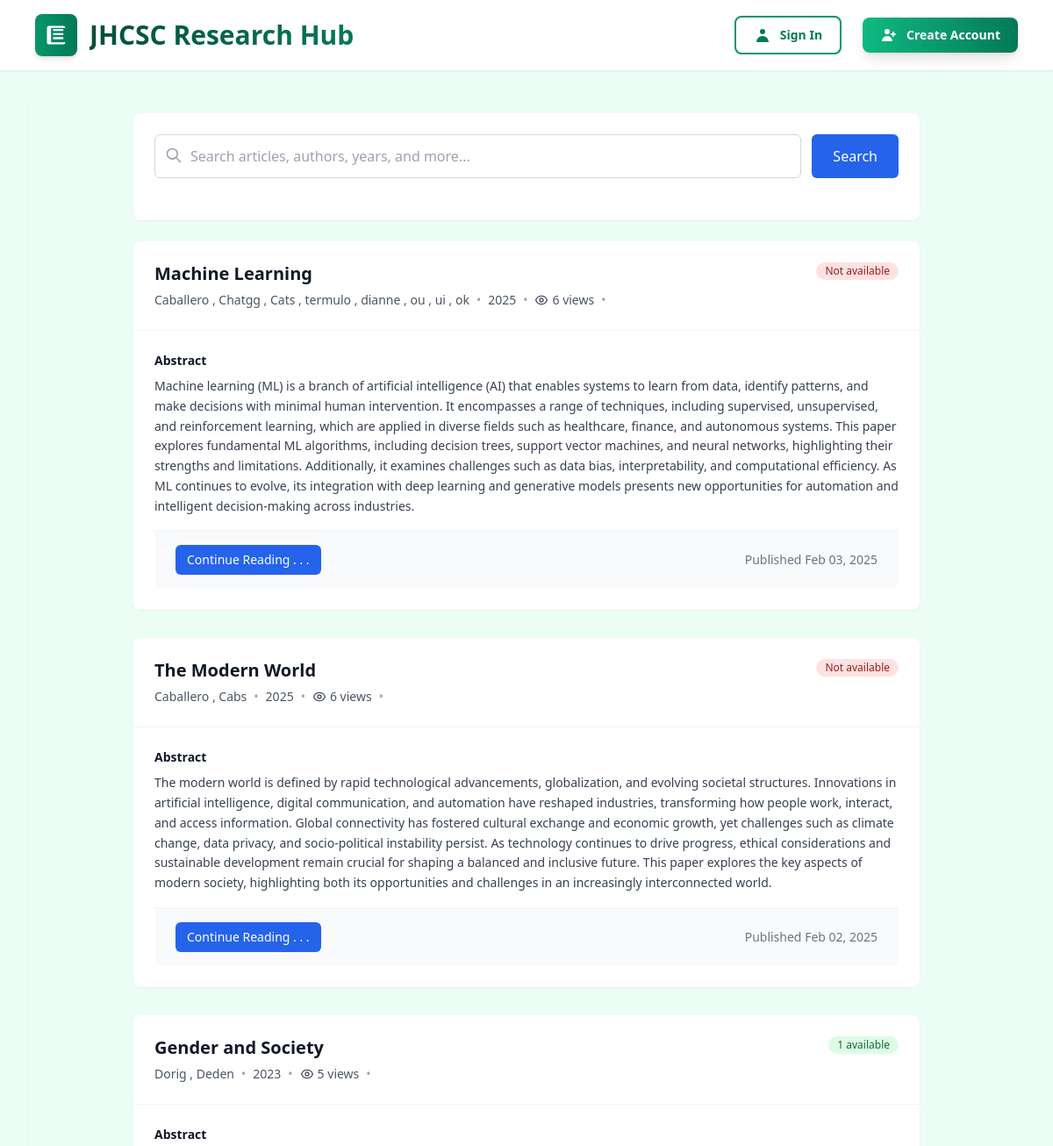
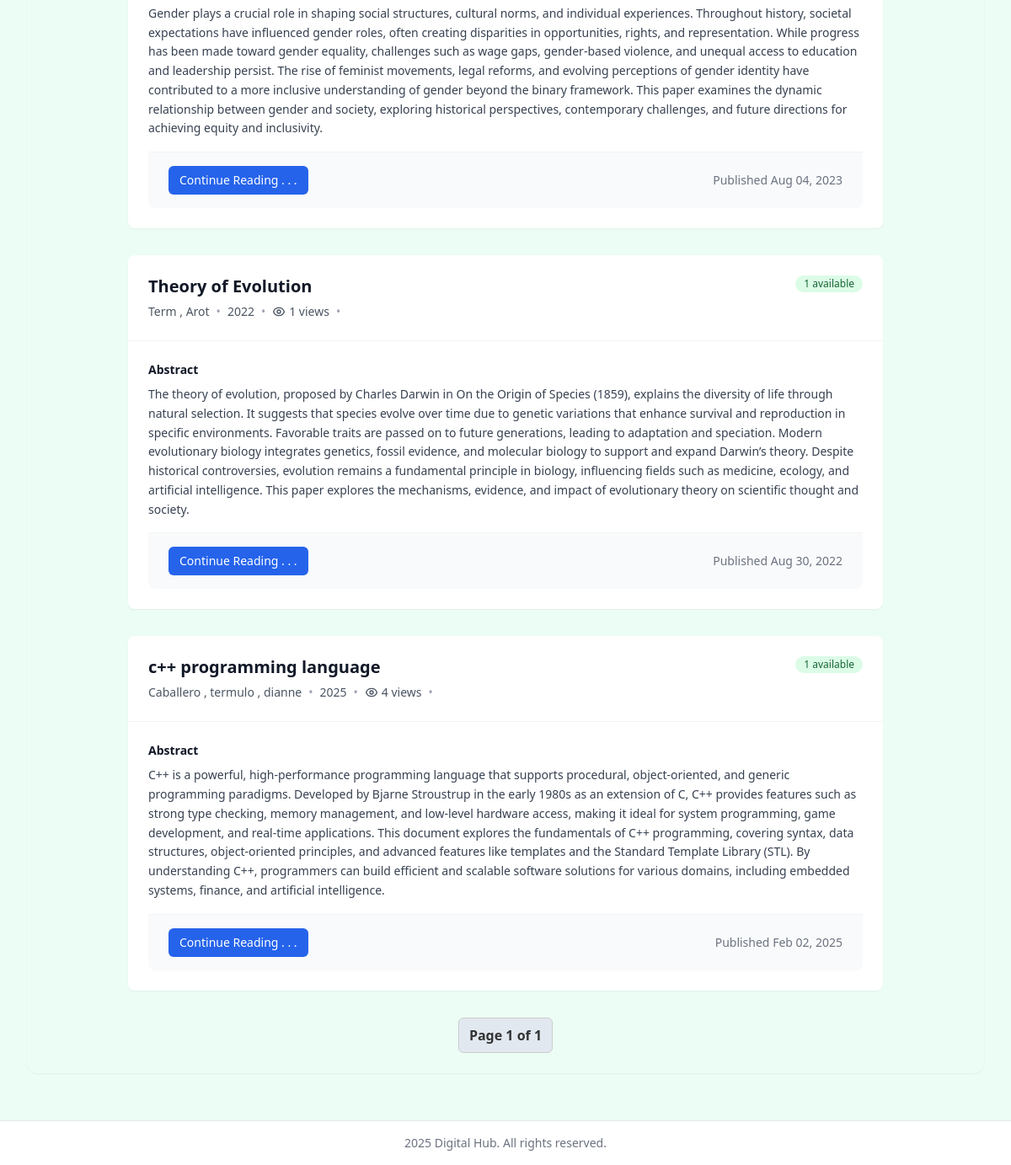
The app's page /, older data (2 pictures, top to bottom).
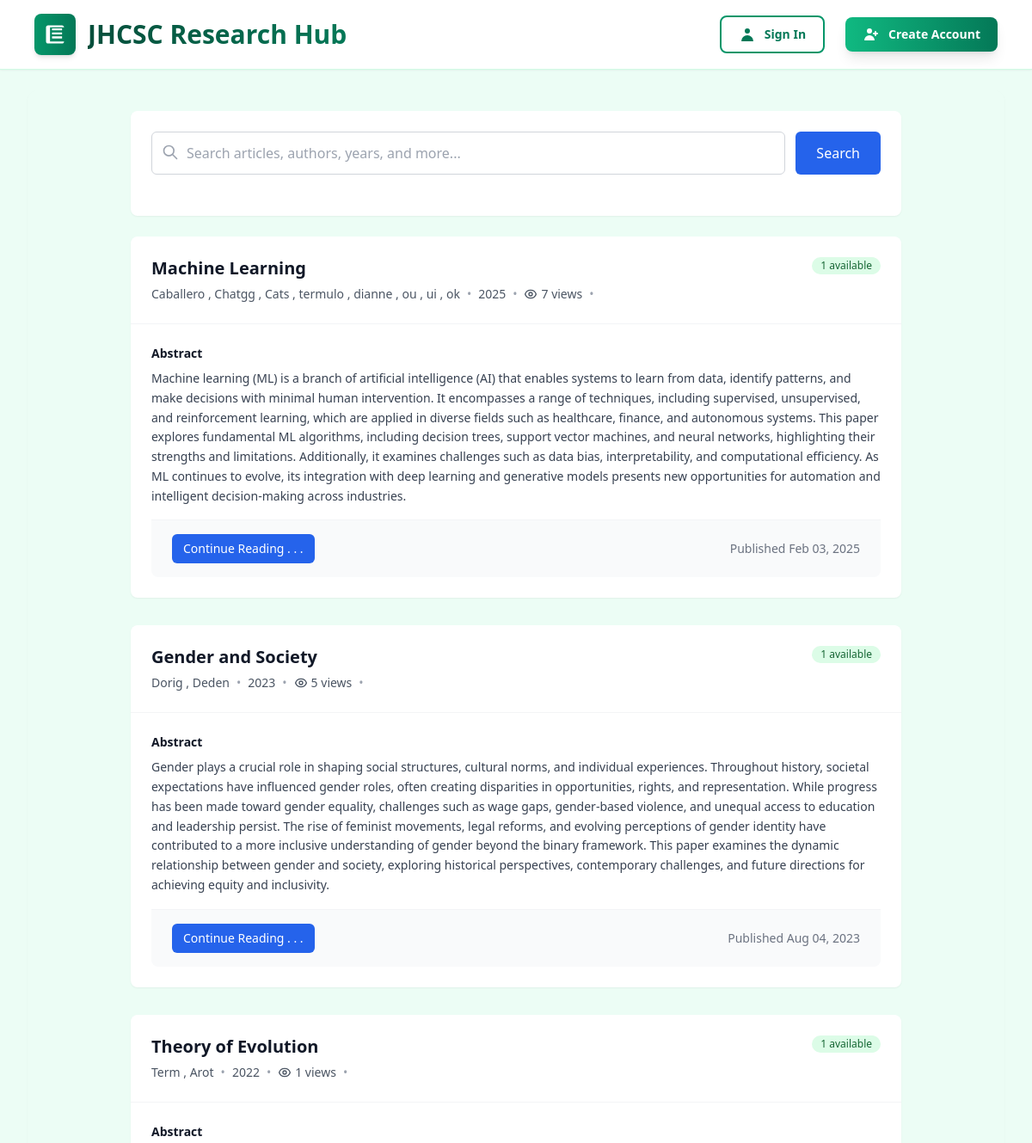
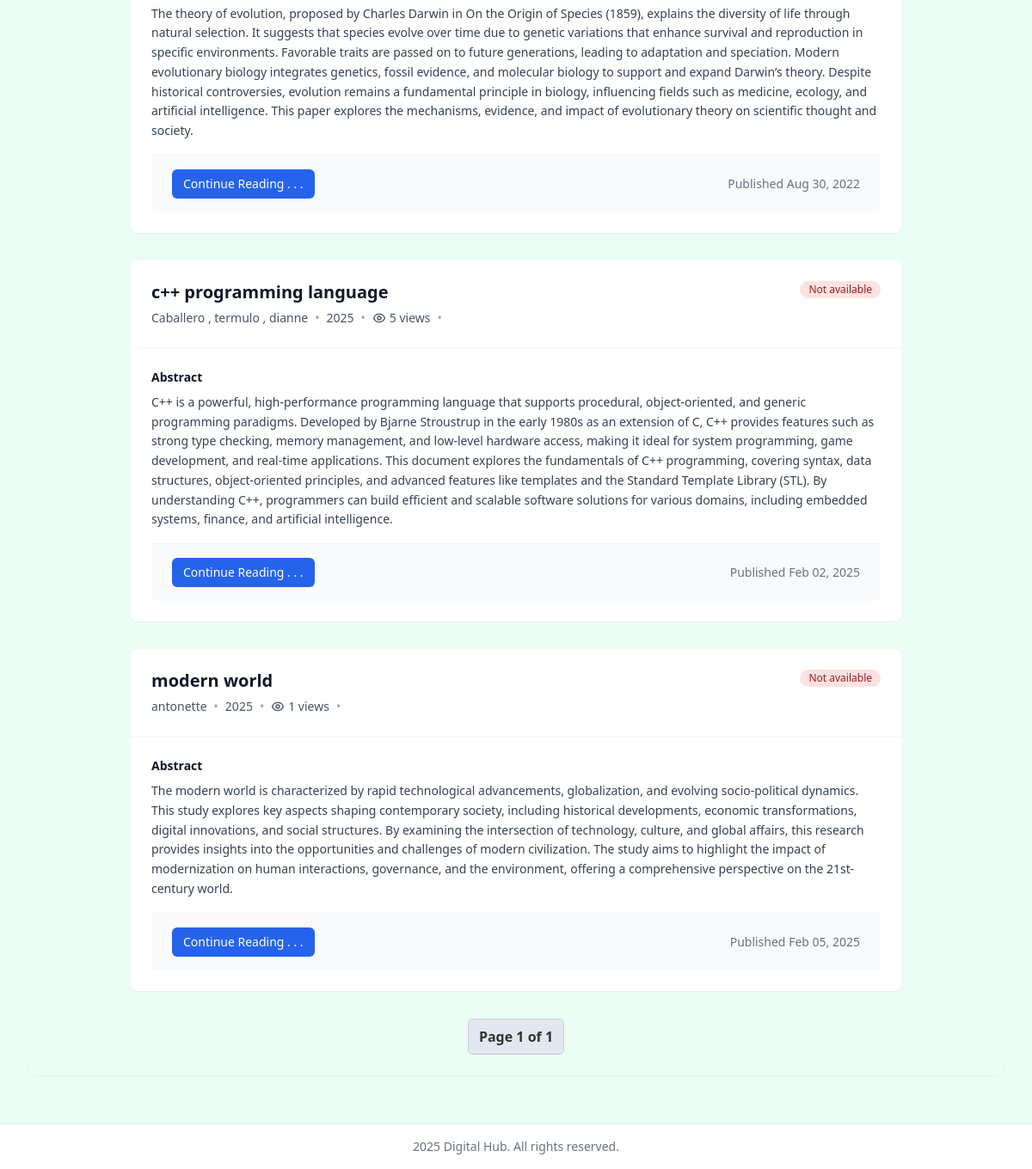
The same page, newer data (2 pictures, top to bottom).
### scholar/models.py (models this page shows, shortened)
class Paper(models.Model):
    title = models.CharField(max_length=255)
    authors = models.ManyToManyField('Author', related_name='papers')
    abstract = models.TextField()
    publication_date = models.DateField()
    citations = models.PositiveIntegerField(default=0)
    available_copies = models.PositiveIntegerField(default=1)
    view_count = models.PositiveIntegerField(default=0)
    viewers = models.ManyToManyField(User, related_name='viewed_papers', blank=True)
    pdf_file = models.FileField(upload_to='papers/', blank=True, null=True)  # Add this field

class Author(models.Model):
    name = models.CharField(max_length=200)
    affiliation = models.CharField(max_length=200)
    email = models.EmailField(blank=True)

### scholar/views.py (the view)
# urls.py: 2. Add a URL to urlpatterns:  path('', views.home, name='home')
def home(request):
      query = request.GET.get('q', '')
      papers = Paper.objects.all()
      if query:
          filters = Q(title__icontains=query) | Q(abstract__icontains=query) | Q(authors__name__icontains=query)
          if query.isdigit():
              filters |= Q(publication_date__year=int(query))
          papers = papers.filter(filters).distinct()
      paginator = Paginator(papers, 10)
      page_number = request.GET.get('page')
      papers_page = paginator.get_page(page_number)
      if request.user.is_authenticated:
          user_borrowed_papers = list(
              Borrow.objects.filter(user=request.user, status__in=['pending', 'approved']).values_list('paper__id', flat=True)
          )
      else:
          user_borrowed_papers = []
      context = {
          'query': query,
          'papers': papers_page,
          'user_borrowed_papers': user_borrowed_papers,
      }
      return render(request, 'scholar/home.html', context)

### scholar/templates/scholar/home.html (shortened to what the changed rows need)
{% extends 'scholar/base.html' %}
{% block content %}
<div class="max-w-4xl mx-auto">
        <div class="space-y-8">
        {% for paper in papers %}
            <div class="bg-white rounded-lg shadow-sm hover:shadow-md transition-all duration-200">
                <div class="p-6 border-b border-gray-100">
                    <div class="flex items-start justify-between">
                        <div>
                            <h2 class="text-xl font-semibold text-gray-900 mb-2 leading-tight">
                                {% if user.is_authenticated %}
                                    <a href="{% url 'paper_detail' paper.id %}" class="hover:text-blue-600 transition-colors">
                                        {{ paper.title }}
                                    </a>
                                {% else %}
                                    {{ paper.title }}
                                {% endif %}
                            </h2>
                            <div class="flex flex-wrap items-center text-sm text-gray-600 gap-2">
                                <div class="font-medium">
                                    {% for author in paper.authors.all %}
                                        {% if not forloop.first %}, {% endif %}
                                        {{ author.name }}
                                    {% endfor %}
                                </div>
                                <span class="text-gray-400">•</span>
                                <span>{{ paper.publication_date|date:"Y" }}</span>
                                <span class="text-gray-400">•</span>
                                <span class="flex items-center">
                                    {{ paper.view_count }} views
                                </span>
                                <span class="text-gray-400">•</span>
                            </div>
                        </div>
                        <div class="flex items-center space-x-2">
                            {% if paper.available_copies > 0 %}
                                <span class="inline-flex items-center px-2.5 py-0.5 rounded-full text-xs font-medium bg-green-100 text-green-800">
                                    {{ paper.available_copies }} available
                                </span>
                            {% else %}
                                <span class="inline-flex items-center px-2.5 py-0.5 rounded-full text-xs font-medium bg-red-100 text-red-800">
                                    Not available
                                </span>
                            {% endif %}
                        </div>
                    </div>
                </div>
                <div class="p-6">
                    <div class="mb-4">
                        <h3 class="text-sm font-semibold text-gray-900 mb-2">Abstract</h3>
                        <p class="text-gray-700 text-sm leading-relaxed no-copy">{{ paper.abstract }}</p>
                    </div>
                    <div class="px-6 py-4 bg-gray-50 rounded-b-lg border-t border-gray-100">
                        <div class="flex items-center justify-between">
                            <div class="flex items-center space-x-4">
                                {% if user.is_authenticated %}
                                    {% if paper.id in user_borrowed_papers %}
                                        <span class="inline-flex items-center px-3 py-1.5 border border-transparent text-sm font-medium rounded-md text-white bg-gray-500 cursor-not-allowed">
                                            Already Borrowed
                                        </span>
                                    {% else %}
                                        <form action="{% url 'borrow_paper' paper.id %}" method="post">
                                            {% csrf_token %}
                                            <button type="submit"
                                                    class="inline-flex items-center px-3 py-1.5 border border-transparent text-sm font-medium rounded-md text-white bg-blue-600 hover:bg-blue-700 focus:outline-none focus:ring-2 focus:ring-offset-2 focus:ring-blue-500">
                                                Borrow (7 days)
                                            </button>
                                        </form>
                                    {% endif %}
                                {% else %}
                                    <a href="{% url 'login' %}"
                                       class="inline-flex items-center px-3 py-1.5 border border-transparent text-sm font-medium rounded-md text-white bg-blue-600 hover:bg-blue-700 focus:outline-none focus:ring-2 focus:ring-offset-2 focus:ring-blue-500">
                                        Continue Reading . . .
                                    </a>
                                {% endif %}
                            </div>
                            <div class="text-sm text-gray-500">
                                Published {{ paper.publication_date|date:"M d, Y" }}
                            </div>
                        </div>
                    </div>
                </div>
            </div>
        {% endfor %}
    </div>
    </div>
{% endblock %}

Row changes from the older to the newer data that the page shows:
removed Paper: title "The Modern World", publication_date "2025", view_count "6", available_copies "Not available", abstract "The modern world is defined by rapid technological advancements, globalization, and evolving societal structures. Innovations in artificial intelligence, digital communication, and automation have reshaped industries, transforming how people work, interact, and access information. Global connectivity has fostered cultural exchange and economic growth, yet challenges such as climate change, data privacy, and socio-political instability persist. As technology continues to drive progress, ethical considerations and sustainable development remain crucial for shaping a balanced and inclusive future. This paper explores the key aspects of modern society, highlighting both its opportunities and…", publication_date "Feb 02, 2025", Author (name "Caballero")
no longer on this page (row unchanged): Author: name "Cabs", shown under "The Modern World"
changed Paper "Machine Learning": view_count "6" → "7"; available_copies (not shown) → "1"; available_copies "Not available" → "available"
changed Paper "c++ programming language": view_count "4" → "5"; available_copies "1" → (not shown); available_copies "available" → "Not available"
added Paper: title "modern world", publication_date "2025", view_count "1", available_copies "Not available", abstract "The modern world is characterized by rapid technological advancements, globalization, and evolving socio-political dynamics. This study explores key aspects shaping contemporary society, including historical developments, economic transformations, digital innovations, and social structures. By examining the intersection of technology, culture, and global affairs, this research provides insights into the opportunities and challenges of modern civilization. The study aims to highlight the impact of modernization on human interactions, governance, and the environment, offering a comprehensive perspective on the 21st-century world.", publication_date "Feb 05, 2025"
added Author: name "antonette", shown under "modern world"
